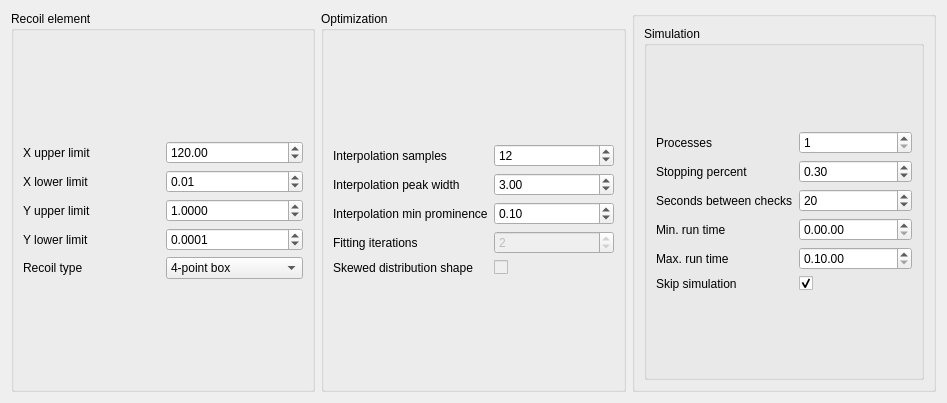
<?xml version="1.0" encoding="UTF-8"?>
<ui version="4.0">
 <class>optimizationRecoilParameters</class>
 <widget class="QWidget" name="optimizationRecoilParameters">
  <property name="geometry">
   <rect>
    <x>0</x>
    <y>0</y>
    <width>947</width>
    <height>403</height>
   </rect>
  </property>
  <property name="sizePolicy">
   <sizepolicy hsizetype="Preferred" vsizetype="Preferred">
    <horstretch>0</horstretch>
    <verstretch>0</verstretch>
   </sizepolicy>
  </property>
  <property name="minimumSize">
   <size>
    <width>947</width>
    <height>250</height>
   </size>
  </property>
  <property name="windowTitle">
   <string>Start Optimization</string>
  </property>
  <layout class="QVBoxLayout" name="verticalLayout">
   <item>
    <layout class="QHBoxLayout" name="horizontalLayout_3">
     <item>
      <widget class="QGroupBox" name="recoilGroupBox">
       <property name="title">
        <string>Recoil element</string>
       </property>
       <layout class="QVBoxLayout" name="verticalLayout_4">
        <item>
         <layout class="QGridLayout" name="gridLayout">
          <item row="0" column="0">
           <widget class="QLabel" name="label_2">
            <property name="text">
             <string>X upper limit</string>
            </property>
           </widget>
          </item>
          <item row="0" column="1">
           <widget class="QDoubleSpinBox" name="upperXDoubleSpinBox">
            <property name="maximum">
             <double>999999999.990000009536743</double>
            </property>
            <property name="singleStep">
             <double>0.010000000000000</double>
            </property>
            <property name="value">
             <double>120.000000000000000</double>
            </property>
           </widget>
          </item>
          <item row="1" column="0">
           <widget class="QLabel" name="label_3">
            <property name="text">
             <string>X lower limit</string>
            </property>
           </widget>
          </item>
          <item row="1" column="1">
           <widget class="QDoubleSpinBox" name="lowerXDoubleSpinBox">
            <property name="maximum">
             <double>9999999999990000.000000000000000</double>
            </property>
            <property name="singleStep">
             <double>0.010000000000000</double>
            </property>
            <property name="value">
             <double>0.010000000000000</double>
            </property>
           </widget>
          </item>
          <item row="2" column="0">
           <widget class="QLabel" name="label_4">
            <property name="text">
             <string>Y upper limit</string>
            </property>
           </widget>
          </item>
          <item row="2" column="1">
           <widget class="QDoubleSpinBox" name="upperYDoubleSpinBox">
            <property name="decimals">
             <number>4</number>
            </property>
            <property name="maximum">
             <double>3.000000000000000</double>
            </property>
            <property name="singleStep">
             <double>0.000100000000000</double>
            </property>
            <property name="value">
             <double>1.000000000000000</double>
            </property>
           </widget>
          </item>
          <item row="3" column="0">
           <widget class="QLabel" name="label_5">
            <property name="text">
             <string>Y lower limit</string>
            </property>
           </widget>
          </item>
          <item row="3" column="1">
           <widget class="QDoubleSpinBox" name="lowerYDoubleSpinBox">
            <property name="decimals">
             <number>4</number>
            </property>
            <property name="maximum">
             <double>3.000000000000000</double>
            </property>
            <property name="singleStep">
             <double>0.000100000000000</double>
            </property>
            <property name="value">
             <double>0.000100000000000</double>
            </property>
           </widget>
          </item>
          <item row="4" column="0">
           <widget class="QLabel" name="label_16">
            <property name="text">
             <string>Recoil type</string>
            </property>
           </widget>
          </item>
          <item row="4" column="1">
           <widget class="QComboBox" name="recoilTypeComboBox">
            <property name="minimumSize">
             <size>
              <width>50</width>
              <height>0</height>
             </size>
            </property>
            <item>
             <property name="text">
              <string>4-point box</string>
             </property>
            </item>
            <item>
             <property name="text">
              <string>6-point box</string>
             </property>
            </item>
            <item>
             <property name="text">
              <string>8-point two-peak</string>
             </property>
            </item>
            <item>
             <property name="text">
              <string>10-point two-peak</string>
             </property>
            </item>
           </widget>
          </item>
         </layout>
        </item>
       </layout>
      </widget>
     </item>
     <item>
      <widget class="QGroupBox" name="optimGroupBox">
       <property name="enabled">
        <bool>true</bool>
       </property>
       <property name="title">
        <string>Optimization</string>
       </property>
       <layout class="QVBoxLayout" name="verticalLayout_3">
        <item>
         <layout class="QGridLayout" name="gridLayout_2">
          <item row="0" column="0">
           <widget class="QLabel" name="label">
            <property name="toolTip">
             <string/>
            </property>
            <property name="text">
             <string>Interpolation samples</string>
            </property>
           </widget>
          </item>
          <item row="0" column="1">
           <widget class="QSpinBox" name="sampleCountSpinBox">
            <property name="toolTip">
             <string>Number of samples taken to generate the MeV-to-nm interpolation function</string>
            </property>
            <property name="minimum">
             <number>10</number>
            </property>
            <property name="maximum">
             <number>1000</number>
            </property>
            <property name="value">
             <number>12</number>
            </property>
           </widget>
          </item>
          <item row="1" column="0">
           <widget class="QLabel" name="label_8">
            <property name="toolTip">
             <string/>
            </property>
            <property name="text">
             <string>Interpolation peak width</string>
            </property>
           </widget>
          </item>
          <item row="1" column="1">
           <widget class="QDoubleSpinBox" name="sampleWidthDoubleSpinBox">
            <property name="toolTip">
             <string>Width of a sample's peak for the MeV-to-nm interpolation function. Must be smaller than (X_upper_limit - X_lower_limit) / Interpolation_samples</string>
            </property>
            <property name="decimals">
             <number>2</number>
            </property>
            <property name="minimum">
             <double>0.010000000000000</double>
            </property>
            <property name="maximum">
             <double>10000.000000000000000</double>
            </property>
            <property name="singleStep">
             <double>0.100000000000000</double>
            </property>
            <property name="value">
             <double>3.000000000000000</double>
            </property>
           </widget>
          </item>
          <item row="2" column="0">
           <widget class="QLabel" name="label_9">
            <property name="text">
             <string>Interpolation min prominence</string>
            </property>
           </widget>
          </item>
          <item row="2" column="1">
           <widget class="QDoubleSpinBox" name="sampleProminenceDoubleSpinBox">
            <property name="toolTip">
             <string>Minimum prominence (height) factor for a sample to be accepted in the MeV-to-nm interpolation function data points</string>
            </property>
            <property name="minimum">
             <double>0.010000000000000</double>
            </property>
            <property name="maximum">
             <double>1.000000000000000</double>
            </property>
            <property name="singleStep">
             <double>0.010000000000000</double>
            </property>
            <property name="value">
             <double>0.100000000000000</double>
            </property>
           </widget>
          </item>
          <item row="3" column="0">
           <widget class="QLabel" name="label_10">
            <property name="toolTip">
             <string/>
            </property>
            <property name="text">
             <string>Fitting iterations</string>
            </property>
           </widget>
          </item>
          <item row="3" column="1">
           <widget class="QSpinBox" name="fittingIterationCountSpinBox">
            <property name="enabled">
             <bool>false</bool>
            </property>
            <property name="toolTip">
             <string>Number of fitting iterations</string>
            </property>
            <property name="minimum">
             <number>0</number>
            </property>
            <property name="maximum">
             <number>999999</number>
            </property>
            <property name="value">
             <number>2</number>
            </property>
           </widget>
          </item>
          <item row="4" column="0">
           <widget class="QLabel" name="label_25">
            <property name="toolTip">
             <string/>
            </property>
            <property name="text">
             <string>Skewed distribution shape</string>
            </property>
           </widget>
          </item>
          <item row="4" column="1">
           <widget class="QCheckBox" name="skewedCheckBox">
            <property name="enabled">
             <bool>false</bool>
            </property>
            <property name="toolTip">
             <string>If enabled, allows non-rectangular distribution shape</string>
            </property>
            <property name="layoutDirection">
             <enum>Qt::LeftToRight</enum>
            </property>
            <property name="text">
             <string/>
            </property>
            <property name="checked">
             <bool>false</bool>
            </property>
            <property name="tristate">
             <bool>false</bool>
            </property>
           </widget>
          </item>
         </layout>
        </item>
       </layout>
      </widget>
     </item>
     <item>
      <widget class="QGroupBox" name="groupBox">
       <layout class="QVBoxLayout" name="verticalLayout_2">
        <item>
         <widget class="QGroupBox" name="simGroupBox">
          <property name="sizePolicy">
           <sizepolicy hsizetype="Preferred" vsizetype="Preferred">
            <horstretch>0</horstretch>
            <verstretch>0</verstretch>
           </sizepolicy>
          </property>
          <property name="title">
           <string>Simulation</string>
          </property>
          <layout class="QVBoxLayout" name="verticalLayout_5">
           <item>
            <layout class="QGridLayout" name="gridLayout_3">
             <item row="0" column="0">
              <widget class="QLabel" name="label_7">
               <property name="text">
                <string>Processes</string>
               </property>
              </widget>
             </item>
             <item row="0" column="1">
              <widget class="QSpinBox" name="processesSpinBox">
               <property name="minimum">
                <number>1</number>
               </property>
               <property name="value">
                <number>1</number>
               </property>
              </widget>
             </item>
             <item row="1" column="0">
              <widget class="QLabel" name="label_11">
               <property name="text">
                <string>Stopping percent</string>
               </property>
              </widget>
             </item>
             <item row="1" column="1">
              <widget class="QDoubleSpinBox" name="percentDoubleSpinBox">
               <property name="minimum">
                <double>0.010000000000000</double>
               </property>
               <property name="maximum">
                <double>1.000000000000000</double>
               </property>
               <property name="singleStep">
                <double>0.010000000000000</double>
               </property>
               <property name="value">
                <double>0.300000000000000</double>
               </property>
              </widget>
             </item>
             <item row="2" column="0">
              <widget class="QLabel" name="label_12">
               <property name="text">
                <string>Seconds between checks</string>
               </property>
              </widget>
             </item>
             <item row="2" column="1">
              <widget class="QSpinBox" name="timeSpinBox">
               <property name="maximum">
                <number>60</number>
               </property>
               <property name="value">
                <number>20</number>
               </property>
              </widget>
             </item>
             <item row="3" column="0">
              <widget class="QLabel" name="label_13">
               <property name="text">
                <string>Min. run time</string>
               </property>
              </widget>
             </item>
             <item row="3" column="1">
              <widget class="QTimeEdit" name="minTimeEdit">
               <property name="currentSection">
                <enum>QDateTimeEdit::HourSection</enum>
               </property>
               <property name="displayFormat">
                <string>H.mm.ss</string>
               </property>
              </widget>
             </item>
             <item row="4" column="0">
              <widget class="QLabel" name="label_14">
               <property name="text">
                <string>Max. run time</string>
               </property>
              </widget>
             </item>
             <item row="4" column="1">
              <widget class="QTimeEdit" name="maxTimeEdit">
               <property name="currentSection">
                <enum>QDateTimeEdit::HourSection</enum>
               </property>
               <property name="displayFormat">
                <string>H.mm.ss</string>
               </property>
               <property name="time">
                <time>
                 <hour>0</hour>
                 <minute>10</minute>
                 <second>0</second>
                </time>
               </property>
              </widget>
             </item>
             <item row="5" column="0">
              <widget class="QLabel" name="label_24">
               <property name="text">
                <string>Skip simulation</string>
               </property>
              </widget>
             </item>
             <item row="5" column="1">
              <widget class="QCheckBox" name="skip_sim_chk_box">
               <property name="enabled">
                <bool>true</bool>
               </property>
               <property name="layoutDirection">
                <enum>Qt::LeftToRight</enum>
               </property>
               <property name="text">
                <string/>
               </property>
               <property name="checked">
                <bool>true</bool>
               </property>
               <property name="tristate">
                <bool>false</bool>
               </property>
              </widget>
             </item>
            </layout>
           </item>
          </layout>
         </widget>
        </item>
       </layout>
      </widget>
     </item>
    </layout>
   </item>
  </layout>
 </widget>
 <resources/>
 <connections/>
</ui>
